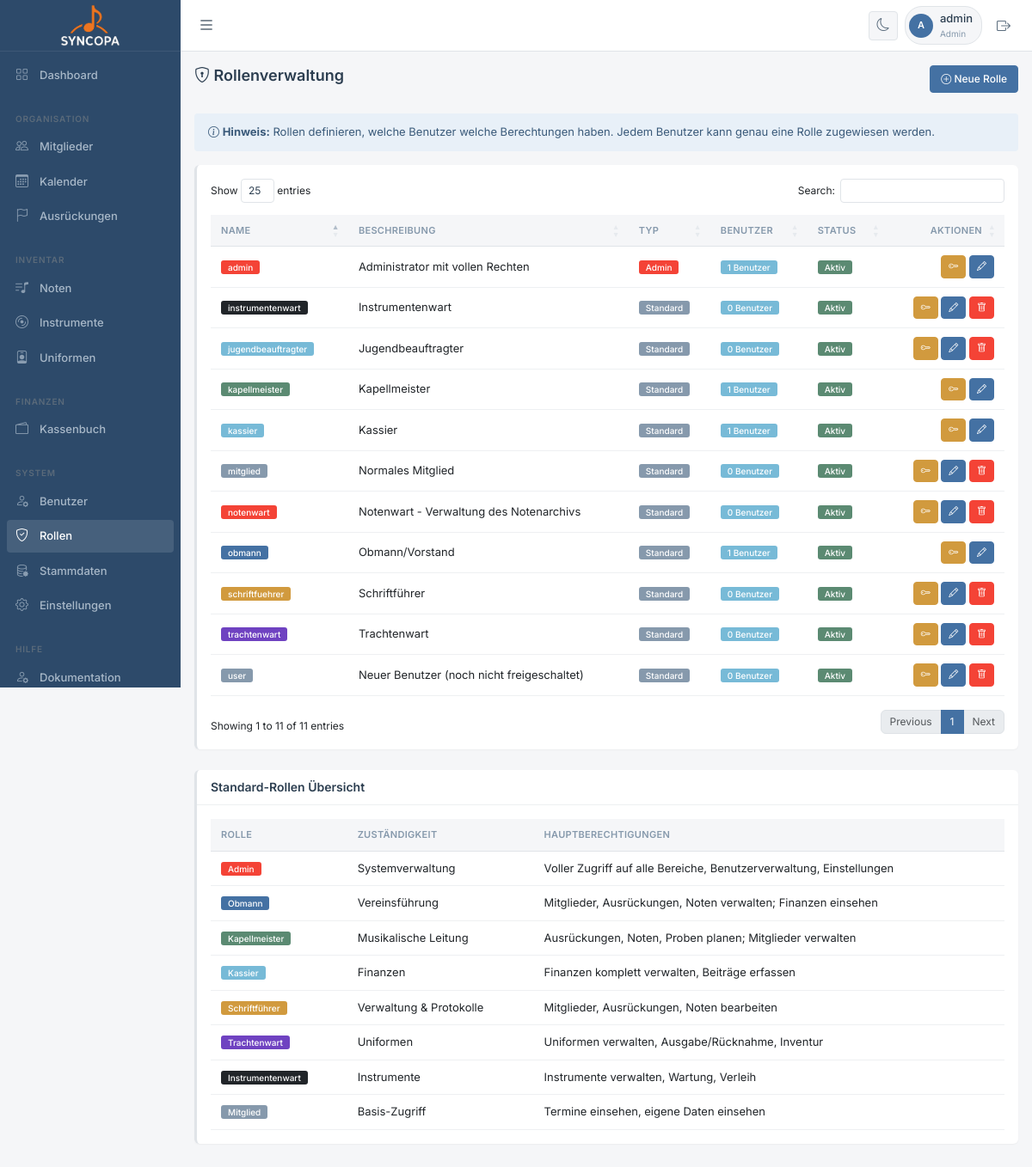
Page /rollen.php (signed in) on the committed database.
### tables this page shows
CREATE TABLE IF NOT EXISTS `rollen` (
  `id` int(11) NOT NULL AUTO_INCREMENT,
  `name` varchar(100) NOT NULL,
  `beschreibung` text DEFAULT NULL,
  `ist_admin` tinyint(1) DEFAULT 0,
  `farbe` varchar(20) DEFAULT 'secondary',
  `sortierung` int(11) DEFAULT 100,
  `aktiv` tinyint(1) DEFAULT 1,
  `erstellt_am` timestamp NULL DEFAULT current_timestamp(),
  PRIMARY KEY (`id`)
);

### classes/Database.php (called while the page is built, shortened)
<?php
class Database {
    private static $instance = null;
    private $conn;
    private function __construct() {
        try {
            $dsn = "mysql:host=" . DB_HOST . ";dbname=" . DB_NAME . ";charset=" . DB_CHARSET;
            $options = [
                PDO::ATTR_ERRMODE => PDO::ERRMODE_EXCEPTION,
                PDO::ATTR_DEFAULT_FETCH_MODE => PDO::FETCH_ASSOC,
                PDO::ATTR_EMULATE_PREPARES => false,
            ];
            $this->conn = new PDO($dsn, DB_USER, DB_PASS, $options);
        } catch (PDOException $e) {
            die("Datenbankverbindung fehlgeschlagen: " . $e->getMessage());
        }
    }
    public static function getInstance() {
        if (self::$instance === null) {
            self::$instance = new self();
        }
        return self::$instance;
    }
    public function query($sql, $params = []) {
        try {
            $stmt = $this->conn->prepare($sql);
            $stmt->execute($params);
            return $stmt;
        } catch (PDOException $e) {
            error_log("Datenbankfehler: " . $e->getMessage());
            throw $e;
        }
    }
    public function fetchAll($sql, $params = []) {
        return $this->query($sql, $params)->fetchAll();
    }
    public function fetchOne($sql, $params = []) {
        return $this->query($sql, $params)->fetch();
    }
}

### classes/Session.php (called while the page is built, shortened)
<?php
class Session {
    public static function get($key, $default = null) {
        return $_SESSION[$key] ?? $default;
    }
    public static function getRole() {
        return self::get('rolle', 'mitglied');
    }
    public static function checkPermission($modul, $aktion = 'lesen') {
        $rolle = self::getRole();
        $db = Database::getInstance();
        $sql = "SELECT {$aktion} FROM berechtigungen WHERE rolle = ? AND modul = ?";
        $result = $db->fetchOne($sql, [$rolle, $modul]);
        return $result && $result[$aktion] == 1;
    }
}

### rollen.php (the view, shortened to what this page needs)
<?php
$db = Database::getInstance();
$rollen = $db->fetchAll("SELECT * FROM rollen ORDER BY sortierung, name");
include 'includes/header.php';
?>
<div class="d-flex justify-content-between align-items-center mb-4">
    <h1 class="h2"><i class="bi bi-shield-lock"></i> Rollenverwaltung</h1>
    <a href="rolle_bearbeiten.php" class="btn btn-primary">
        <i class="bi bi-plus-circle"></i> Neue Rolle
    </a>
</div>
<div class="alert alert-info">
    <i class="bi bi-info-circle"></i>
    <strong>Hinweis:</strong> Rollen definieren, welche Benutzer welche Berechtungen haben.
    Jedem Benutzer kann genau eine Rolle zugewiesen werden.
</div>
<div class="card">
    <div class="card-body">
        <table class="table table-hover" id="rollenTable">
            <thead>
                <tr>
                    <th>Name</th>
                    <th>Beschreibung</th>
                    <th>Typ</th>
                    <th>Benutzer</th>
                    <th>Status</th>
                    <th class="text-end">Aktionen</th>
                </tr>
            </thead>
            <tbody>
                <?php foreach ($rollen as $rolle): ?>
                <?php
                $benutzer_count = $db->fetchOne("SELECT COUNT(*) as anzahl FROM benutzer WHERE rolle_id = ?", [$rolle['id']]);
                ?>
                <tr>
                    <td>
                        <span class="badge bg-<?php echo htmlspecialchars($rolle['farbe']); ?> me-2">
                            <?php echo htmlspecialchars($rolle['name']); ?>
                        </span>
                    </td>
                    <td><?php echo htmlspecialchars($rolle['beschreibung'] ?? '-'); ?></td>
                    <td>
                        <?php if ($rolle['ist_admin']): ?>
                        <span class="badge bg-danger">Admin</span>
                        <?php else: ?>
                        <span class="badge bg-secondary">Standard</span>
                        <?php endif; ?>
                    </td>
                    <td>
                        <span class="badge bg-info"><?php echo $benutzer_count['anzahl']; ?> Benutzer</span>
                    </td>
                    <td>
                        <?php if ($rolle['aktiv']): ?>
                        <span class="badge bg-success">Aktiv</span>
                        <?php else: ?>
                        <span class="badge bg-secondary">Inaktiv</span>
                        <?php endif; ?>
                    </td>
                    <td class="text-end">
                        <a href="berechtigungen_bearbeiten.php?rolle_id=<?php echo $rolle['id']; ?>"
                           class="btn btn-sm btn-warning" title="Berechtigungen">
                            <i class="bi bi-key"></i>
                        </a>
                        <a href="rolle_bearbeiten.php?id=<?php echo $rolle['id']; ?>"
                           class="btn btn-sm btn-primary" title="Bearbeiten">
                            <i class="bi bi-pencil"></i>
                        </a>
                        <?php if (!$rolle['ist_admin'] && $benutzer_count['anzahl'] == 0): ?>
                        <a href="?delete=<?php echo $rolle['id']; ?>"
                           class="btn btn-sm btn-danger" title="Löschen"
                           onclick="return confirm('Rolle wirklich löschen?')">
                            <i class="bi bi-trash"></i>
                        </a>
                        <?php endif; ?>
                    </td>
                </tr>
                <?php endforeach; ?>
            </tbody>
        </table>
    </div>
</div>
<div class="row mt-4">
    <div class="col-md-12">
        <div class="card">
            <div class="card-header">
                <h5 class="mb-0">Standard-Rollen Übersicht</h5>
            </div>
            <div class="card-body">
                <table class="table table-sm">
                    <thead>
                        <tr>
                            <th>Rolle</th>
                            <th>Zuständigkeit</th>
                            <th>Hauptberechtigungen</th>
                        </tr>
                    </thead>
                    <tbody>
                        <tr>
                            <td><span class="badge bg-danger">Admin</span></td>
                            <td>Systemverwaltung</td>
                            <td>Voller Zugriff auf alle Bereiche, Benutzerverwaltung, Einstellungen</td>
                        </tr>
                        <tr>
                            <td><span class="badge bg-primary">Obmann</span></td>
                            <td>Vereinsführung</td>
                            <td>Mitglieder, Ausrückungen, Noten verwalten; Finanzen einsehen</td>
                        </tr>
                        <tr>
                            <td><span class="badge bg-success">Kapellmeister</span></td>
                            <td>Musikalische Leitung</td>
                            <td>Ausrückungen, Noten, Proben planen; Mitglieder verwalten</td>
                        </tr>
                        <tr>
                            <td><span class="badge bg-info">Kassier</span></td>
                            <td>Finanzen</td>
                            <td>Finanzen komplett verwalten, Beiträge erfassen</td>
                        </tr>
                        <tr>
                            <td><span class="badge bg-warning">Schriftführer</span></td>
                            <td>Verwaltung & Protokolle</td>
                            <td>Mitglieder, Ausrückungen, Noten bearbeiten</td>
                        </tr>
                        <tr>
                            <td><span class="badge bg-purple">Trachtenwart</span></td>
                            <td>Uniformen</td>
                            <td>Uniformen verwalten, Ausgabe/Rücknahme, Inventur</td>
                        </tr>
                        <tr>
                            <td><span class="badge bg-dark">Instrumentenwart</span></td>
                            <td>Instrumente</td>
                            <td>Instrumente verwalten, Wartung, Verleih</td>
                        </tr>
                        <tr>
                            <td><span class="badge bg-secondary">Mitglied</span></td>
                            <td>Basis-Zugriff</td>
                            <td>Termine einsehen, eigene Daten einsehen</td>
                        </tr>
                    </tbody>
                </table>
            </div>
        </div>
    </div>
</div>
<?php include 'includes/footer.php'; ?>

### includes/header.php (style rules this page uses)
:root { --c-primary: #4471A3; --c-primary-light: #5496cb; --c-success: #5b8a72; --c-warning: #D19A3E; --c-danger: #F44336; --c-info: #77bad7; --sidebar-w: 210px; --topbar-h: 60px; --radius: 4px; --radius-lg: 6px; --shadow-sm: 0 1px 2px rgba(0,0,0,0.04); --transition: 0.2s ease; }
[data-theme="light"] { --bg-body: #f5f6f8; --bg-card: #ffffff; --bg-sidebar: #2d4a6a; --bg-input: #ffffff; --border: #e0e4e8; --border-light: #eef0f2; --text-primary: #2c3e50; --text-secondary: #5a6c7d; --text-muted: #8699ac; --sidebar-text: #a8b8c8; --sidebar-hover: rgba(255,255,255,0.06); --sidebar-active: rgba(255,255,255,0.12); }
* { font-family: 'Inter', system-ui, sans-serif; -webkit-tap-highlight-color: transparent; box-sizing: border-box; }
body { background: var(--bg-body); color: var(--text-primary); font-size: 13px; line-height: 1.5; overflow-x: hidden; margin: 0; }
a { text-decoration: none !important; color: inherit; }
.card { background: var(--bg-card); border: none; border-radius: var(--radius-lg); box-shadow: var(--shadow-sm); margin-bottom: 16px; border-left: 3px solid var(--border); }
.card-header { background: transparent; border-bottom: 1px solid var(--border-light); padding: 12px 16px; font-weight: 600; font-size: 13px; color: var(--text-primary); }
.card-body { padding: 16px; }
.bg-primary { background-color: var(--c-primary) !important; }
.bg-success { background-color: var(--c-success) !important; }
.bg-warning { background-color: var(--c-warning) !important; color: #fff !important; }
.bg-info { background-color: var(--c-info) !important; }
.bg-danger { background-color: var(--c-danger) !important; }
.bg-secondary { background-color: var(--text-muted) !important; }
.btn { font-size: 12px; font-weight: 500; padding: 6px 12px; border-radius: var(--radius); transition: all var(--transition); }
.btn-sm { padding: 4px 8px; font-size: 11px; }
.btn-primary { background: var(--c-primary); border-color: var(--c-primary); }
.btn-warning { background: var(--c-warning); border-color: var(--c-warning); color: #fff; }
.btn-danger { background: var(--c-danger); border-color: var(--c-danger); }
.table { font-size: 13px; color: var(--text-primary); margin-bottom: 0; }
.table thead th { font-size: 11px; font-weight: 600; text-transform: uppercase; letter-spacing: 0.3px; color: var(--text-muted); background: var(--bg-body); border-bottom: 1px solid var(--border); padding: 10px 12px; white-space: nowrap; }
.table td { padding: 10px 12px; vertical-align: middle; border-bottom: 1px solid var(--border-light); }
.alert { font-size: 13px; padding: 12px 16px; border-radius: var(--radius); border: none; margin-bottom: 16px; }
.alert-info { background: #e8f0f8; color: #3a5a7a; }
.badge { font-size: 10px; font-weight: 500; padding: 3px 8px; border-radius: 3px; }
h1.h2, .h1, .h2 { font-size: 18px; font-weight: 600; color: var(--text-primary); }
h5 { font-size: 14px; font-weight: 600; }

### rollen.php (style rules this page uses)
.badge.bg-purple { background-color: #6f42c1 !important; }

### rows in the picture
rollen: name "admin", beschreibung "Administrator mit vollen Rechten", ist_admin "Admin", anzahl "1", aktiv "Aktiv"
rollen: name "obmann", beschreibung "Obmann/Vorstand", ist_admin "Standard", anzahl "1", aktiv "Aktiv"
rollen: name "kapellmeister", beschreibung "Kapellmeister", ist_admin "Standard", anzahl "1", aktiv "Aktiv"
rollen: name "kassier", beschreibung "Kassier", ist_admin "Standard", anzahl "1", aktiv "Aktiv"
rollen: name "schriftfuehrer", beschreibung "Schriftführer", ist_admin "Standard", anzahl "0", aktiv "Aktiv"
rollen: name "trachtenwart", beschreibung "Trachtenwart", ist_admin "Standard", anzahl "0", aktiv "Aktiv"
rollen: name "instrumentenwart", beschreibung "Instrumentenwart", ist_admin "Standard", anzahl "0", aktiv "Aktiv"
rollen: name "jugendbeauftragter", beschreibung "Jugendbeauftragter", ist_admin "Standard", anzahl "0", aktiv "Aktiv"
rollen: name "notenwart", beschreibung "Notenwart - Verwaltung des Notenarchivs", ist_admin "Standard", anzahl "0", aktiv "Aktiv"
rollen: name "mitglied", beschreibung "Normales Mitglied", ist_admin "Standard", anzahl "0", aktiv "Aktiv"
rollen: name "user", beschreibung "Neuer Benutzer (noch nicht freigeschaltet)", ist_admin "Standard", anzahl "0", aktiv "Aktiv"

### other values in the picture
substr(Session::getUsername(), 0, 1) "A"
Session::getUsername() "admin"
Session::getRole() "Admin"
